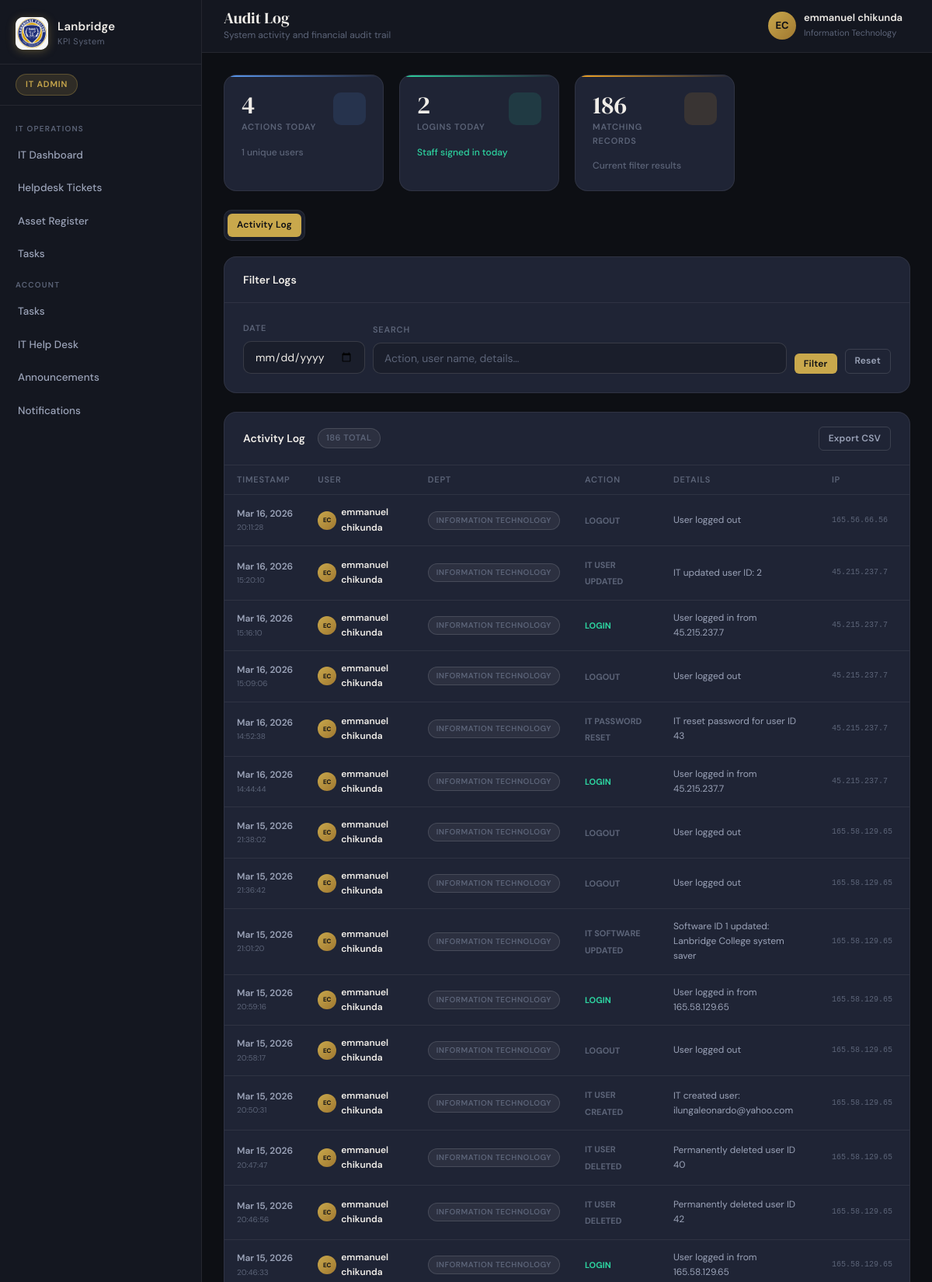
Screenshot of /portals/audit_log.php (signed in, upper part) with the database file from the repository.
### tables this page shows
CREATE TABLE `user_activity_log` (
  `id` int(11) NOT NULL,
  `user_id` int(11) DEFAULT NULL,
  `action` varchar(100) NOT NULL,
  `details` text DEFAULT NULL,
  `ip_address` varchar(45) DEFAULT NULL,
  `created_at` timestamp NOT NULL DEFAULT current_timestamp(),
  `department_id` int(11) DEFAULT NULL,
  `old_value` text DEFAULT NULL,
  `new_value` text DEFAULT NULL,
  `record_table` varchar(100) DEFAULT NULL,
  `record_id` int(11) DEFAULT NULL
);

CREATE TABLE `users` (
  `id` int(11) NOT NULL,
  `employee_id` varchar(30) NOT NULL,
  `first_name` varchar(80) NOT NULL,
  `last_name` varchar(80) NOT NULL,
  `email` varchar(180) NOT NULL,
  `password_hash` varchar(255) NOT NULL,
  `role_id` int(11) NOT NULL,
  `department_id` int(11) DEFAULT NULL,
  `supervisor_id` int(11) DEFAULT NULL,
  `phone` varchar(30) DEFAULT NULL,
  `position` varchar(100) DEFAULT NULL,
  `join_date` date DEFAULT NULL,
  `profile_photo` varchar(255) DEFAULT NULL,
  `is_active` tinyint(1) DEFAULT 1,
  `last_login` timestamp NULL DEFAULT NULL,
  `password_changed_at` timestamp NULL DEFAULT NULL,
  `password_reset_token` varchar(255) DEFAULT NULL,
  `password_reset_expires` datetime DEFAULT NULL,
  `login_attempts` int(11) DEFAULT 0,
  `last_login_attempt` datetime DEFAULT NULL,
  `locked_until` datetime DEFAULT NULL,
  `force_password_change` tinyint(1) DEFAULT 1,
  `created_at` timestamp NOT NULL DEFAULT current_timestamp(),
  `updated_at` timestamp NOT NULL DEFAULT current_timestamp() ON UPDATE current_timestamp(),
  `dept_code` varchar(20) DEFAULT NULL,
  `avatar` varchar(255) DEFAULT NULL,
  `push_token` varchar(64) DEFAULT NULL
);

CREATE TABLE `departments` (
  `id` int(11) NOT NULL,
  `name` varchar(150) NOT NULL,
  `code` varchar(20) NOT NULL,
  `description` text DEFAULT NULL,
  `created_at` timestamp NOT NULL DEFAULT current_timestamp(),
  `head_name` varchar(150) DEFAULT NULL,
  `head_email` varchar(150) DEFAULT NULL,
  `phone` varchar(30) DEFAULT NULL,
  `location` varchar(200) DEFAULT NULL,
  `budget` decimal(15,2) DEFAULT NULL,
  `is_active` tinyint(1) NOT NULL DEFAULT 1
);

### includes/auth.php (called while the page is built, shortened)
<?php
function getDB(): PDO {
    static $pdo = null;
    if ($pdo === null) {
        try {
            $dsn = 'mysql:host=' . DB_HOST . ';dbname=' . DB_NAME . ';charset=' . DB_CHARSET;
            $pdo = new PDO($dsn, DB_USER, DB_PASS, [
                PDO::ATTR_ERRMODE            => PDO::ERRMODE_EXCEPTION,
                PDO::ATTR_DEFAULT_FETCH_MODE => PDO::FETCH_ASSOC,
                PDO::ATTR_EMULATE_PREPARES   => false,
            ]);
        } catch (PDOException $e) {
            die('<div style="font-family:sans-serif;padding:40px;background:#0d0f14;color:#e8556a;text-align:center;">
                <h2>Database Connection Failed</h2>
                <p>Please check your database credentials in <code>includes/config.php</code></p>
                <p style="color:#5c6478;font-size:12px;">' . (IS_LOCAL ? htmlspecialchars($e->getMessage()) : 'Contact your system administrator.') . '</p>
            </div>');
        }
    }
    return $pdo;
}
function sanitize(string $input): string {
    return htmlspecialchars(trim($input), ENT_QUOTES, 'UTF-8');
}
function currentUser(): array {
    if (!empty($_SESSION['user_cache'])) {
        if (!array_key_exists('dept_code', $_SESSION['user_cache'])) {
            unset($_SESSION['user_cache']);
        } else {
            return $_SESSION['user_cache'];
        }
    }
    $db  = getDB();
    $sql = "SELECT u.*, r.name AS role_name, r.slug AS role_slug, r.level AS role_level,
                   d.name AS dept_name, d.code AS dept_code
            FROM users u
            JOIN roles r ON u.role_id = r.id
            LEFT JOIN departments d ON u.department_id = d.id
            WHERE u.id = ? AND u.is_active = 1";
    $stmt = $db->prepare($sql);
    $stmt->execute([$_SESSION['user_id']]);
    $user = $stmt->fetch();
    return $user;
}
function getInitials(string $firstName, string $lastName): string {
    return strtoupper(substr($firstName, 0, 1) . substr($lastName, 0, 1));
}

### portals/audit_log.php (the view, shortened to what this page needs)
<?php
require_once __DIR__ . '/../includes/auth.php';
$user = currentUser();
$uid  = (int)$user['id'];
$level= (int)$user['role_level'];
$canSeeFinance = isFinanceRole($user) || $level <= 2;
$canSeeAll     = $level <= 2;
$tab        = $_GET['tab'] ?? 'activity';
$filterUser = (int)($_GET['user'] ?? 0);
$filterDept = (int)($_GET['dept'] ?? 0);
$filterDate = $_GET['date'] ?? '';
$search     = trim($_GET['search'] ?? '');
$perPage    = 50;
$page       = max(1,(int)($_GET['page'] ?? 1));
$offset     = ($page - 1) * $perPage;
require_once __DIR__ . '/../includes/header.php';
function buildActivityQuery(PDO $db, int $filterUser, int $filterDept, string $filterDate, string $search, bool $canSeeAll, int $uid): array {
    $where = ['1=1'];
    $params = [];
    if (!$canSeeAll) { $where[] = 'l.user_id=?'; $params[] = $uid; }
    return ['where'=>implode(' AND ',$where), 'params'=>$params];
}
if ($tab === 'finance' && $canSeeFinance) {
    $q = buildFinanceQuery($db, $filterUser, $filterDate, $search);
    $total = (int)$db->prepare("SELECT COUNT(*) FROM financial_audit_logs f LEFT JOIN users u ON f.user_id=u.id WHERE ".$q['where'])->execute($q['params']) ? $db->prepare("SELECT COUNT(*) FROM financial_audit_logs f LEFT JOIN users u ON f.user_id=u.id WHERE ".$q['where'])->execute($q['params']) : 0;
    $cntStmt = $db->prepare("SELECT COUNT(*) FROM financial_audit_logs f LEFT JOIN users u ON f.user_id=u.id WHERE ".$q['where']);
    $cntStmt->execute($q['params']);
    $total = (int)$cntStmt->fetchColumn();
    $stmt = $db->prepare(
        "SELECT f.*, u.first_name, u.last_name, u.avatar, d.name AS dept_name
         FROM financial_audit_logs f
         LEFT JOIN users u ON f.user_id=u.id
         LEFT JOIN departments d ON u.department_id=d.id
         WHERE ".$q['where']."
         ORDER BY f.created_at DESC LIMIT $perPage OFFSET $offset"
    );
    $stmt->execute($q['params']);
    $logs = $stmt->fetchAll();
} else {
    $tab = 'activity';
    $q = buildActivityQuery($db, $filterUser, $filterDept, $filterDate, $search, $canSeeAll, $uid);
    $cntStmt = $db->prepare("SELECT COUNT(*) FROM user_activity_log l LEFT JOIN users u ON l.user_id=u.id WHERE ".$q['where']);
    $cntStmt->execute($q['params']);
    $total = (int)$cntStmt->fetchColumn();
    $stmt = $db->prepare(
        "SELECT l.*, u.first_name, u.last_name, u.avatar, d.name AS dept_name
         FROM user_activity_log l
         LEFT JOIN users u ON l.user_id=u.id
         LEFT JOIN departments d ON u.department_id=d.id
         WHERE ".$q['where']."
         ORDER BY l.created_at DESC LIMIT $perPage OFFSET $offset"
    );
    $stmt->execute($q['params']);
    $logs = $stmt->fetchAll();
}
$todayActivity   = (int)$db->query("SELECT COUNT(*) FROM user_activity_log WHERE DATE(created_at)=CURDATE()")->fetchColumn();
$todayLogins     = (int)$db->query("SELECT COUNT(*) FROM user_activity_log WHERE action='LOGIN' AND DATE(created_at)=CURDATE()")->fetchColumn();
$uniqueUsersToday= (int)$db->query("SELECT COUNT(DISTINCT user_id) FROM user_activity_log WHERE DATE(created_at)=CURDATE()")->fetchColumn();
$actionColors = [
    'LOGIN'             => 'var(--success)',
    'LOGOUT'            => 'var(--text-muted)',
    'REPORT_SUBMIT'     => 'var(--info)',
    'REPORT_APPROVED'   => 'var(--success)',
    'REPORT_REJECTED'   => 'var(--danger)',
    'USER_CREATED'      => 'var(--gold)',
    'USER_UPDATED'      => 'var(--warning)',
    'PASSWORD_CHANGE'   => 'var(--warning)',
    'PASSWORD_RESET'    => 'var(--danger)',
    'ANNOUNCEMENT_POSTED'=> 'var(--info)',
    'TASK_CREATED'      => 'var(--info)',
    'TASK_UPDATED'      => 'var(--warning)',
    'PROCUREMENT_REQUEST'=> 'var(--gold)',
    'PAYROLL_APPROVED'  => 'var(--success)',
    'PAYROLL_PAID'      => 'var(--success)',
];
function actionBadgeColor(string $action, array $map): string {
    foreach ($map as $key => $col) {
        if (str_starts_with($action, $key)) return $col;
    }
    return 'var(--text-muted)';
}
?>
<div class="stat-grid">
  <div class="stat-card blue">
    <div class="stat-top">
      <div><div class="stat-number"><?= $todayActivity ?></div><div class="stat-label">Actions Today</div></div>
      <div class="stat-icon"><?= icon('activity',20) ?></div>
    </div>
    <div class="stat-delta"><?= $uniqueUsersToday ?> unique users</div>
  </div>
  <div class="stat-card green">
    <div class="stat-top">
      <div><div class="stat-number"><?= $todayLogins ?></div><div class="stat-label">Logins Today</div></div>
      <div class="stat-icon"><?= icon('log-in',20) ?></div>
    </div>
    <div class="stat-delta up">Staff signed in today</div>
  </div>
  <div class="stat-card orange">
    <div class="stat-top">
      <div><div class="stat-number"><?= $total ?></div><div class="stat-label">Matching Records</div></div>
      <div class="stat-icon"><?= icon('search',20) ?></div>
    </div>
    <div class="stat-delta">Current filter results</div>
  </div>
</div>
<div style="display:flex;gap:4px;margin-bottom:20px;background:var(--bg-elevated);border:1px solid var(--border);border-radius:var(--radius);padding:4px;width:fit-content;">
  <a href="?tab=activity" class="btn btn-sm <?= $tab==='activity'?'btn-primary':'btn-outline' ?>" style="border:none;"><?= icon('activity',13) ?> Activity Log</a>
</div>
<div class="card mb-24">
  <div class="card-header"><div class="card-title"><?= icon('filter') ?> Filter Logs</div></div>
  <div class="card-body">
    <form method="GET" style="display:flex;gap:10px;flex-wrap:wrap;align-items:flex-end;">
      <div>
        <label class="form-label" style="font-size:11px;">Date</label>
        <input type="date" name="date" class="form-control" value="<?= sanitize($filterDate) ?>">
      </div>
      <div style="flex:1;min-width:180px;">
        <label class="form-label" style="font-size:11px;">Search</label>
        <input type="text" name="search" class="form-control" placeholder="Action, user name, details…" value="<?= sanitize($search) ?>">
      </div>
      <button type="submit" class="btn btn-primary btn-sm"><?= icon('search',13) ?> Filter</button>
      <a href="audit_log.php?tab=<?= $tab ?>" class="btn btn-outline btn-sm">Reset</a>
    </form>
  </div>
</div>
<div class="card">
  <div class="card-header">
    <div class="card-title">
      <?= $tab==='finance' ? icon('dollar-sign').' Finance Audit Trail' : icon('activity').' Activity Log' ?>
      <span class="badge badge-muted" style="margin-left:8px;"><?= number_format($total) ?> total</span>
    </div>
    <?php if ($total > 0): ?>
    <a href="audit_log.php?tab=<?= $tab ?>&export=1&user=<?= $filterUser ?>&dept=<?= $filterDept ?>&date=<?= $filterDate ?>&search=<?= urlencode($search) ?>" class="btn btn-outline btn-sm"><?= icon('download',13) ?> Export CSV</a>
    <?php endif; ?>
  </div>
  <?php if (empty($logs)): ?>
  <div class="card-body">
    <div class="empty-state" style="padding:48px;"><?= icon('activity',44) ?><h3>No log entries found</h3><p>Try adjusting your filters.</p></div>
  </div>
  <?php else: ?>
  <div class="table-wrap">
    <table>
      <?php if ($tab === 'finance'): ?>
      <thead><tr><th>Timestamp</th><th>User</th><th>Action</th><th>Table</th><th>Record</th><th>Changes</th><th>IP</th></tr></thead>
      <tbody>
        <?php foreach ($logs as $l):
          $col = actionBadgeColor($l['action'],$actionColors);
        ?>
        <tr>
          <td style="white-space:nowrap;">
            <div style="font-size:12px;font-weight:600;"><?= date('M d, Y',strtotime($l['created_at'])) ?></div>
            <div class="td-muted" style="font-size:10px;"><?= date('H:i:s',strtotime($l['created_at'])) ?></div>
          </td>
          <td>
            <?php if ($l['first_name']): ?>
            <div class="td-bold" style="font-size:12px;"><?= sanitize($l['first_name'].' '.$l['last_name']) ?></div>
            <?php else: ?><span class="td-muted">System</span><?php endif; ?>
          </td>
          <td><span style="font-size:11px;font-weight:700;color:<?= $col ?>;"><?= sanitize(str_replace('_',' ',$l['action'])) ?></span></td>
          <td><span class="badge badge-muted" style="font-size:10px;font-family:monospace;"><?= sanitize($l['table_name']) ?></span></td>
          <td class="td-muted" style="font-size:11px;">#<?= (int)($l['record_id']??0) ?></td>
          <td style="max-width:200px;">
            <?php if ($l['old_values'] || $l['new_values']): ?>
            <details style="font-size:11px;">
              <summary style="cursor:pointer;color:var(--gold);">View changes</summary>
              <?php if ($l['old_values']): ?>
              <div style="color:var(--danger);margin-top:4px;word-break:break-all;">Before: <?= sanitize(substr($l['old_values'],0,150)) ?></div>
              <?php endif; ?>
              <?php if ($l['new_values']): ?>
              <div style="color:var(--success);margin-top:2px;word-break:break-all;">After: <?= sanitize(substr($l['new_values'],0,150)) ?></div>
              <?php endif; ?>
            </details>
            <?php else: ?><span class="td-muted">—</span><?php endif; ?>
          </td>
          <td class="td-muted" style="font-size:10px;font-family:monospace;"><?= sanitize($l['ip_address']??'—') ?></td>
        </tr>
        <?php endforeach; ?>
      </tbody>
      <?php else: ?>
      <thead><tr><th>Timestamp</th><th>User</th><th>Dept</th><th>Action</th><th>Details</th><th>IP</th></tr></thead>
      <tbody>
        <?php foreach ($logs as $l):
          $col = actionBadgeColor($l['action'],$actionColors);
        ?>
        <tr>
          <td style="white-space:nowrap;">
            <div style="font-size:12px;font-weight:600;"><?= date('M d, Y',strtotime($l['created_at'])) ?></div>
            <div class="td-muted" style="font-size:10px;"><?= date('H:i:s',strtotime($l['created_at'])) ?></div>
          </td>
          <td>
            <div style="display:flex;align-items:center;gap:6px;">
              <?php if (!empty($l['avatar'])): ?>
              <img src="<?= sanitize(SITE_URL.'/'.ltrim($l['avatar'],'/')) ?>" style="width:24px;height:24px;border-radius:50%;object-fit:cover;" alt="">
              <?php else: ?>
              <div class="avatar avatar-sm" style="width:24px;height:24px;font-size:8px;"><?= $l['first_name']?getInitials($l['first_name'],$l['last_name']):'?' ?></div>
              <?php endif; ?>
              <span class="td-bold" style="font-size:12px;"><?= $l['first_name'] ? sanitize($l['first_name'].' '.$l['last_name']) : 'System' ?></span>
            </div>
          </td>
          <td><span class="badge badge-muted" style="font-size:10px;"><?= sanitize($l['dept_name']??'—') ?></span></td>
          <td><span style="font-size:11px;font-weight:700;color:<?= $col ?>;"><?= sanitize(str_replace('_',' ',$l['action'])) ?></span></td>
          <td style="max-width:240px;font-size:12px;color:var(--text-secondary);">
            <?= sanitize(substr($l['details']??'',0,100)) ?>
          </td>
          <td class="td-muted" style="font-size:10px;font-family:monospace;"><?= sanitize($l['ip_address']??'—') ?></td>
        </tr>
        <?php endforeach; ?>
      </tbody>
      <?php endif; ?>
    </table>
  </div>
  <?php endif; ?>
</div>
<?php require_once __DIR__ . '/../includes/footer.php'; ?>

### rows the page displays
user_activity_log: created_at "Mar 16, 2026", created_at "20:11:28", user.last_name "EC", user.last_name "emmanuel chikunda", departments.name "INFORMATION TECHNOLOGY", action "LOGOUT", details "User logged out", ip_address "165.56.66.56"
user_activity_log: created_at "Mar 16, 2026", created_at "15:20:10", user.last_name "EC", user.last_name "emmanuel chikunda", departments.name "INFORMATION TECHNOLOGY", action "IT USER UPDATED", details "IT updated user ID: 2", ip_address "45.215.237.7"
user_activity_log: created_at "Mar 16, 2026", created_at "15:16:10", user.last_name "EC", user.last_name "emmanuel chikunda", departments.name "INFORMATION TECHNOLOGY", action "LOGIN", details "User logged in from 45.215.237.7", ip_address "45.215.237.7"
user_activity_log: created_at "Mar 16, 2026", created_at "15:09:06", user.last_name "EC", user.last_name "emmanuel chikunda", departments.name "INFORMATION TECHNOLOGY", action "LOGOUT", details "User logged out", ip_address "45.215.237.7"
user_activity_log: created_at "Mar 16, 2026", created_at "14:52:38", user.last_name "EC", user.last_name "emmanuel chikunda", departments.name "INFORMATION TECHNOLOGY", action "IT PASSWORD RESET", details "IT reset password for user ID 43", ip_address "45.215.237.7"
user_activity_log: created_at "Mar 16, 2026", created_at "14:44:44", user.last_name "EC", user.last_name "emmanuel chikunda", departments.name "INFORMATION TECHNOLOGY", action "LOGIN", details "User logged in from 45.215.237.7", ip_address "45.215.237.7"
user_activity_log: created_at "Mar 15, 2026", created_at "21:38:02", user.last_name "EC", user.last_name "emmanuel chikunda", departments.name "INFORMATION TECHNOLOGY", action "LOGOUT", details "User logged out", ip_address "165.58.129.65"
user_activity_log: created_at "Mar 15, 2026", created_at "21:36:42", user.last_name "EC", user.last_name "emmanuel chikunda", departments.name "INFORMATION TECHNOLOGY", action "LOGOUT", details "User logged out", ip_address "165.58.129.65"
user_activity_log: created_at "Mar 15, 2026", created_at "21:01:20", user.last_name "EC", user.last_name "emmanuel chikunda", departments.name "INFORMATION TECHNOLOGY", action "IT SOFTWARE UPDATED", details "Software ID 1 updated: Lanbridge College system saver", ip_address "165.58.129.65"
user_activity_log: created_at "Mar 15, 2026", created_at "20:59:16", user.last_name "EC", user.last_name "emmanuel chikunda", departments.name "INFORMATION TECHNOLOGY", action "LOGIN", details "User logged in from 165.58.129.65", ip_address "165.58.129.65"
user_activity_log: created_at "Mar 15, 2026", created_at "20:58:17", user.last_name "EC", user.last_name "emmanuel chikunda", departments.name "INFORMATION TECHNOLOGY", action "LOGOUT", details "User logged out", ip_address "165.58.129.65"
user_activity_log: created_at "Mar 15, 2026", created_at "20:50:31", user.last_name "EC", user.last_name "emmanuel chikunda", departments.name "INFORMATION TECHNOLOGY", action "IT USER CREATED", details "IT created user: ilungaleonardo@yahoo.com", ip_address "165.58.129.65"
user_activity_log: created_at "Mar 15, 2026", created_at "20:47:47", user.last_name "EC", user.last_name "emmanuel chikunda", departments.name "INFORMATION TECHNOLOGY", action "IT USER DELETED", details "Permanently deleted user ID 40", ip_address "165.58.129.65"
user_activity_log: created_at "Mar 15, 2026", created_at "20:46:56", user.last_name "EC", user.last_name "emmanuel chikunda", departments.name "INFORMATION TECHNOLOGY", action "IT USER DELETED", details "Permanently deleted user ID 42", ip_address "165.58.129.65"
user_activity_log: created_at "Mar 15, 2026", created_at "20:46:33", user.last_name "EC", user.last_name "emmanuel chikunda", departments.name "INFORMATION TECHNOLOGY", action "LOGIN", details "User logged in from 165.58.129.65", ip_address "165.58.129.65"

### other values shown
$user['role_name'] "IT ADMIN"
$label "IT Dashboard Helpdesk Tickets Asset Register Tasks Tasks IT Help Desk Announcements Notifications"
$pageTitle "Audit Log"
$pageSubtitle "System activity and financial audit trail"
$initials "EC"
$user['first_name'] . ' ' . $user['last_name'] "emmanuel chikunda"
$user['dept_name'] "Information Technology"
$todayActivity "4"
$uniqueUsersToday "1"
$todayLogins "2"
$total "186"
